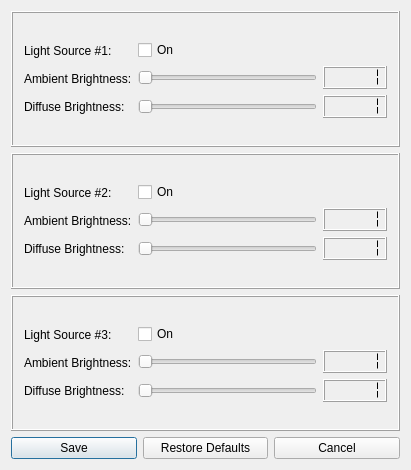
<ui version="4.0" >
 <author></author>
 <comment></comment>
 <exportmacro></exportmacro>
 <class>LightingToolDialog</class>
 <widget class="QDialog" name="LightingToolDialog" >
  <property name="geometry" >
   <rect>
    <x>0</x>
    <y>0</y>
    <width>411</width>
    <height>470</height>
   </rect>
  </property>
  <property name="windowTitle" >
   <string>Lighting</string>
  </property>
  <layout class="QGridLayout" >
   <property name="margin" >
    <number>11</number>
   </property>
   <property name="spacing" >
    <number>6</number>
   </property>
   <item row="0" column="0" >
    <widget class="QFrame" name="frame1_2" >
     <property name="frameShape" >
      <enum>QFrame::Box</enum>
     </property>
     <property name="frameShadow" >
      <enum>QFrame::Raised</enum>
     </property>
     <property name="margin" >
      <number>0</number>
     </property>
     <layout class="QGridLayout" >
      <property name="margin" >
       <number>11</number>
      </property>
      <property name="spacing" >
       <number>6</number>
      </property>
      <item row="0" column="1" >
       <layout class="QVBoxLayout" >
        <property name="margin" >
         <number>0</number>
        </property>
        <property name="spacing" >
         <number>6</number>
        </property>
        <item>
         <widget class="QCheckBox" name="light1CB" >
          <property name="text" >
           <string>On</string>
          </property>
         </widget>
        </item>
        <item>
         <layout class="QGridLayout" >
          <property name="margin" >
           <number>0</number>
          </property>
          <property name="spacing" >
           <number>6</number>
          </property>
          <item row="0" column="1" >
           <widget class="QLCDNumber" name="ambLight1LCD" >
            <property name="smallDecimalPoint" >
             <bool>false</bool>
            </property>
            <property name="segmentStyle" >
             <enum>QLCDNumber::Flat</enum>
            </property>
            <property name="value" stdset="0" >
             <double>1</double>
            </property>
            <property name="intValue" stdset="0" >
             <number>1</number>
            </property>
           </widget>
          </item>
          <item row="0" column="0" >
           <widget class="QSlider" name="ambLight1SL" >
            <property name="maximum" >
             <number>100</number>
            </property>
            <property name="singleStep" >
             <number>1</number>
            </property>
            <property name="orientation" >
             <enum>Qt::Horizontal</enum>
            </property>
            <property name="tickInterval" >
             <number>10</number>
            </property>
           </widget>
          </item>
          <item row="1" column="0" >
           <widget class="QSlider" name="diffuseLight1SL" >
            <property name="maximum" >
             <number>100</number>
            </property>
            <property name="singleStep" >
             <number>1</number>
            </property>
            <property name="orientation" >
             <enum>Qt::Horizontal</enum>
            </property>
            <property name="tickInterval" >
             <number>10</number>
            </property>
           </widget>
          </item>
          <item row="1" column="1" >
           <widget class="QLCDNumber" name="diffuseLight1LCD" >
            <property name="smallDecimalPoint" >
             <bool>false</bool>
            </property>
            <property name="segmentStyle" >
             <enum>QLCDNumber::Flat</enum>
            </property>
            <property name="value" stdset="0" >
             <double>1</double>
            </property>
            <property name="intValue" stdset="0" >
             <number>1</number>
            </property>
           </widget>
          </item>
         </layout>
        </item>
       </layout>
      </item>
      <item row="0" column="0" >
       <layout class="QVBoxLayout" >
        <property name="margin" >
         <number>0</number>
        </property>
        <property name="spacing" >
         <number>6</number>
        </property>
        <item>
         <widget class="QLabel" name="textLabel2_4" >
          <property name="text" >
           <string>Light Source #1:</string>
          </property>
         </widget>
        </item>
        <item>
         <widget class="QLabel" name="textLabel1_4" >
          <property name="text" >
           <string>Ambient Brightness:</string>
          </property>
         </widget>
        </item>
        <item>
         <widget class="QLabel" name="textLabel1_3_2" >
          <property name="text" >
           <string>Diffuse Brightness:</string>
          </property>
         </widget>
        </item>
       </layout>
      </item>
     </layout>
    </widget>
   </item>
   <item row="1" column="0" >
    <widget class="QFrame" name="frame5" >
     <property name="frameShape" >
      <enum>QFrame::Box</enum>
     </property>
     <property name="frameShadow" >
      <enum>QFrame::Raised</enum>
     </property>
     <layout class="QGridLayout" >
      <property name="margin" >
       <number>11</number>
      </property>
      <property name="spacing" >
       <number>6</number>
      </property>
      <item row="0" column="1" >
       <layout class="QVBoxLayout" >
        <property name="margin" >
         <number>0</number>
        </property>
        <property name="spacing" >
         <number>6</number>
        </property>
        <item>
         <widget class="QCheckBox" name="light2CB" >
          <property name="text" >
           <string>On</string>
          </property>
         </widget>
        </item>
        <item>
         <layout class="QGridLayout" >
          <property name="margin" >
           <number>0</number>
          </property>
          <property name="spacing" >
           <number>6</number>
          </property>
          <item row="0" column="0" >
           <widget class="QSlider" name="ambLight2SL" >
            <property name="maximum" >
             <number>100</number>
            </property>
            <property name="singleStep" >
             <number>1</number>
            </property>
            <property name="orientation" >
             <enum>Qt::Horizontal</enum>
            </property>
            <property name="tickInterval" >
             <number>10</number>
            </property>
           </widget>
          </item>
          <item row="1" column="1" >
           <widget class="QLCDNumber" name="diffuseLight2LCD" >
            <property name="smallDecimalPoint" >
             <bool>false</bool>
            </property>
            <property name="segmentStyle" >
             <enum>QLCDNumber::Flat</enum>
            </property>
            <property name="value" stdset="0" >
             <double>1</double>
            </property>
            <property name="intValue" stdset="0" >
             <number>1</number>
            </property>
           </widget>
          </item>
          <item row="0" column="1" >
           <widget class="QLCDNumber" name="ambLight2LCD" >
            <property name="smallDecimalPoint" >
             <bool>false</bool>
            </property>
            <property name="segmentStyle" >
             <enum>QLCDNumber::Flat</enum>
            </property>
            <property name="value" stdset="0" >
             <double>1</double>
            </property>
           </widget>
          </item>
          <item row="1" column="0" >
           <widget class="QSlider" name="diffuseLight2SL" >
            <property name="maximum" >
             <number>100</number>
            </property>
            <property name="singleStep" >
             <number>1</number>
            </property>
            <property name="orientation" >
             <enum>Qt::Horizontal</enum>
            </property>
            <property name="tickInterval" >
             <number>10</number>
            </property>
           </widget>
          </item>
         </layout>
        </item>
       </layout>
      </item>
      <item row="0" column="0" >
       <layout class="QVBoxLayout" >
        <property name="margin" >
         <number>0</number>
        </property>
        <property name="spacing" >
         <number>6</number>
        </property>
        <item>
         <widget class="QLabel" name="textLabel2_2" >
          <property name="text" >
           <string>Light Source #2:</string>
          </property>
         </widget>
        </item>
        <item>
         <widget class="QLabel" name="textLabel1_2" >
          <property name="text" >
           <string>Ambient Brightness:</string>
          </property>
         </widget>
        </item>
        <item>
         <widget class="QLabel" name="textLabel1_3_3" >
          <property name="text" >
           <string>Diffuse Brightness:</string>
          </property>
         </widget>
        </item>
       </layout>
      </item>
     </layout>
    </widget>
   </item>
   <item row="2" column="0" >
    <widget class="QFrame" name="frame6" >
     <property name="frameShape" >
      <enum>QFrame::Box</enum>
     </property>
     <property name="frameShadow" >
      <enum>QFrame::Raised</enum>
     </property>
     <layout class="QGridLayout" >
      <property name="margin" >
       <number>11</number>
      </property>
      <property name="spacing" >
       <number>6</number>
      </property>
      <item row="0" column="1" >
       <layout class="QVBoxLayout" >
        <property name="margin" >
         <number>0</number>
        </property>
        <property name="spacing" >
         <number>6</number>
        </property>
        <item>
         <widget class="QCheckBox" name="light3CB" >
          <property name="text" >
           <string>On</string>
          </property>
         </widget>
        </item>
        <item>
         <layout class="QGridLayout" >
          <property name="margin" >
           <number>0</number>
          </property>
          <property name="spacing" >
           <number>6</number>
          </property>
          <item row="1" column="0" >
           <widget class="QSlider" name="diffuseLight3SL" >
            <property name="maximum" >
             <number>100</number>
            </property>
            <property name="singleStep" >
             <number>1</number>
            </property>
            <property name="orientation" >
             <enum>Qt::Horizontal</enum>
            </property>
            <property name="tickInterval" >
             <number>10</number>
            </property>
           </widget>
          </item>
          <item row="1" column="1" >
           <widget class="QLCDNumber" name="diffuseLight3LCD" >
            <property name="smallDecimalPoint" >
             <bool>false</bool>
            </property>
            <property name="segmentStyle" >
             <enum>QLCDNumber::Flat</enum>
            </property>
            <property name="value" stdset="0" >
             <double>1</double>
            </property>
            <property name="intValue" stdset="0" >
             <number>1</number>
            </property>
           </widget>
          </item>
          <item row="0" column="1" >
           <widget class="QLCDNumber" name="ambLight3LCD" >
            <property name="smallDecimalPoint" >
             <bool>false</bool>
            </property>
            <property name="segmentStyle" >
             <enum>QLCDNumber::Flat</enum>
            </property>
            <property name="value" stdset="0" >
             <double>1</double>
            </property>
           </widget>
          </item>
          <item row="0" column="0" >
           <widget class="QSlider" name="ambLight3SL" >
            <property name="maximum" >
             <number>100</number>
            </property>
            <property name="singleStep" >
             <number>1</number>
            </property>
            <property name="orientation" >
             <enum>Qt::Horizontal</enum>
            </property>
            <property name="tickInterval" >
             <number>10</number>
            </property>
           </widget>
          </item>
         </layout>
        </item>
       </layout>
      </item>
      <item row="0" column="0" >
       <layout class="QVBoxLayout" >
        <property name="margin" >
         <number>0</number>
        </property>
        <property name="spacing" >
         <number>6</number>
        </property>
        <item>
         <widget class="QLabel" name="textLabel2_3" >
          <property name="text" >
           <string>Light Source #3:</string>
          </property>
         </widget>
        </item>
        <item>
         <widget class="QLabel" name="textLabel1_2_2" >
          <property name="text" >
           <string>Ambient Brightness:</string>
          </property>
         </widget>
        </item>
        <item>
         <widget class="QLabel" name="textLabel1_3_3_2" >
          <property name="text" >
           <string>Diffuse Brightness:</string>
          </property>
         </widget>
        </item>
       </layout>
      </item>
     </layout>
    </widget>
   </item>
   <item row="3" column="0" >
    <layout class="QHBoxLayout" >
     <property name="margin" >
      <number>0</number>
     </property>
     <property name="spacing" >
      <number>6</number>
     </property>
     <item>
      <widget class="QPushButton" name="okPB" >
       <property name="text" >
        <string>Save</string>
       </property>
      </widget>
     </item>
     <item>
      <widget class="QPushButton" name="restoreDefaultsPB" >
       <property name="text" >
        <string>Restore Defaults</string>
       </property>
      </widget>
     </item>
     <item>
      <widget class="QPushButton" name="cancelPB" >
       <property name="text" >
        <string>Cancel</string>
       </property>
      </widget>
     </item>
    </layout>
   </item>
  </layout>
 </widget>
 <layoutdefault spacing="6" margin="11" />
 <pixmapfunction>qPixmapFromMimeSource</pixmapfunction>
 <tabstops>
  <tabstop>light1CB</tabstop>
  <tabstop>ambLight1SL</tabstop>
  <tabstop>diffuseLight1SL</tabstop>
  <tabstop>light2CB</tabstop>
  <tabstop>ambLight2SL</tabstop>
  <tabstop>diffuseLight2SL</tabstop>
  <tabstop>light3CB</tabstop>
  <tabstop>ambLight3SL</tabstop>
  <tabstop>diffuseLight3SL</tabstop>
  <tabstop>okPB</tabstop>
  <tabstop>restoreDefaultsPB</tabstop>
  <tabstop>cancelPB</tabstop>
 </tabstops>
 <resources/>
 <connections>
  <connection>
   <sender>okPB</sender>
   <signal>clicked()</signal>
   <receiver>LightingToolDialog</receiver>
   <slot>accept()</slot>
   <hints>
    <hint type="sourcelabel" >
     <x>20</x>
     <y>20</y>
    </hint>
    <hint type="destinationlabel" >
     <x>20</x>
     <y>20</y>
    </hint>
   </hints>
  </connection>
  <connection>
   <sender>cancelPB</sender>
   <signal>clicked()</signal>
   <receiver>LightingToolDialog</receiver>
   <slot>reject()</slot>
   <hints>
    <hint type="sourcelabel" >
     <x>20</x>
     <y>20</y>
    </hint>
    <hint type="destinationlabel" >
     <x>20</x>
     <y>20</y>
    </hint>
   </hints>
  </connection>
 </connections>
</ui>
